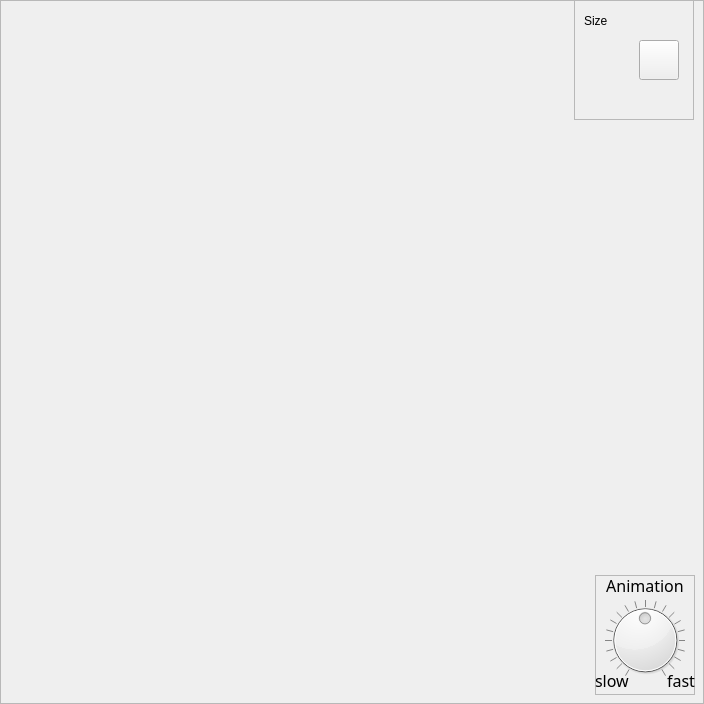
     <widget class="QFrame" name="frame_Board">
      <property name="sizePolicy">
       <sizepolicy hsizetype="Fixed" vsizetype="Fixed">
        <horstretch>0</horstretch>
        <verstretch>0</verstretch>
       </sizepolicy>
      </property>
      <property name="minimumSize">
       <size>
        <width>695</width>
        <height>695</height>
       </size>
      </property>
      <property name="frameShape">
       <enum>QFrame::StyledPanel</enum>
      </property>
      <property name="frameShadow">
       <enum>QFrame::Raised</enum>
      </property>
      <widget class="QLabel" name="label_Board">
       <property name="geometry">
        <rect>
         <x>10</x>
         <y>10</y>
         <width>675</width>
         <height>675</height>
        </rect>
       </property>
       <property name="sizePolicy">
        <sizepolicy hsizetype="Preferred" vsizetype="Preferred">
         <horstretch>0</horstretch>
         <verstretch>0</verstretch>
        </sizepolicy>
       </property>
       <property name="text">
        <string/>
       </property>
       <property name="pixmap">
        <pixmap resource="CantStop.qrc">:/Images/Small/Board.png</pixmap>
       </property>
       <property name="alignment">
        <set>Qt::AlignLeading|Qt::AlignLeft|Qt::AlignTop</set>
       </property>
      </widget>
      <widget class="QFrame" name="frame_BottomRight">
       <property name="geometry">
        <rect>
         <x>595</x>
         <y>575</y>
         <width>100</width>
         <height>120</height>
        </rect>
       </property>
       <property name="minimumSize">
        <size>
         <width>0</width>
         <height>0</height>
        </size>
       </property>
       <property name="maximumSize">
        <size>
         <width>16777215</width>
         <height>16777215</height>
        </size>
       </property>
       <property name="frameShape">
        <enum>QFrame::StyledPanel</enum>
       </property>
       <property name="frameShadow">
        <enum>QFrame::Raised</enum>
       </property>
       <widget class="QLabel" name="label_slow">
        <property name="geometry">
         <rect>
          <x>60</x>
          <y>95</y>
          <width>40</width>
          <height>20</height>
         </rect>
        </property>
        <property name="font">
         <font>
          <family>Bahnschrift</family>
          <pointsize>12</pointsize>
         </font>
        </property>
        <property name="text">
         <string>fast</string>
        </property>
        <property name="alignment">
         <set>Qt::AlignRight|Qt::AlignTrailing|Qt::AlignVCenter</set>
        </property>
       </widget>
       <widget class="QDial" name="dial_AnimationTime">
        <property name="geometry">
         <rect>
          <x>10</x>
          <y>25</y>
          <width>80</width>
          <height>80</height>
         </rect>
        </property>
        <property name="minimum">
         <number>0</number>
        </property>
        <property name="maximum">
         <number>20</number>
        </property>
        <property name="pageStep">
         <number>1</number>
        </property>
        <property name="value">
         <number>10</number>
        </property>
        <property name="invertedAppearance">
         <bool>true</bool>
        </property>
        <property name="invertedControls">
         <bool>true</bool>
        </property>
        <property name="notchesVisible">
         <bool>true</bool>
        </property>
       </widget>
       <widget class="QLabel" name="label_fast">
        <property name="geometry">
         <rect>
          <x>0</x>
          <y>95</y>
          <width>40</width>
          <height>20</height>
         </rect>
        </property>
        <property name="font">
         <font>
          <family>Bahnschrift</family>
          <pointsize>12</pointsize>
         </font>
        </property>
        <property name="text">
         <string>slow</string>
        </property>
       </widget>
       <widget class="QLabel" name="label_5">
        <property name="geometry">
         <rect>
          <x>0</x>
          <y>0</y>
          <width>100</width>
          <height>20</height>
         </rect>
        </property>
        <property name="font">
         <font>
          <family>Bahnschrift</family>
          <pointsize>12</pointsize>
         </font>
        </property>
        <property name="text">
         <string>Animation</string>
        </property>
        <property name="alignment">
         <set>Qt::AlignCenter</set>
        </property>
       </widget>
      </widget>
      <widget class="QFrame" name="frame_TopRight">
       <property name="geometry">
        <rect>
         <x>574</x>
         <y>0</y>
         <width>120</width>
         <height>120</height>
        </rect>
       </property>
       <property name="frameShape">
        <enum>QFrame::StyledPanel</enum>
       </property>
       <property name="frameShadow">
        <enum>QFrame::Raised</enum>
       </property>
       <widget class="QPushButton" name="pushButton_Sound">
        <property name="geometry">
         <rect>
          <x>65</x>
          <y>40</y>
          <width>40</width>
          <height>40</height>
         </rect>
        </property>
        <property name="autoFillBackground">
         <bool>false</bool>
        </property>
        <property name="text">
         <string/>
        </property>
        <property name="icon">
         <iconset resource="CantStop.qrc">
          <normaloff>:/Icons/Sound.png</normaloff>:/Icons/Sound.png</iconset>
        </property>
        <property name="iconSize">
         <size>
          <width>32</width>
          <height>32</height>
         </size>
        </property>
        <property name="checkable">
         <bool>false</bool>
        </property>
       </widget>
       <widget class="QLabel" name="label_Keyboard">
        <property name="geometry">
         <rect>
          <x>20</x>
          <y>40</y>
          <width>32</width>
          <height>24</height>
         </rect>
        </property>
        <property name="sizePolicy">
         <sizepolicy hsizetype="Preferred" vsizetype="Preferred">
          <horstretch>0</horstretch>
          <verstretch>0</verstretch>
         </sizepolicy>
        </property>
        <property name="font">
         <font>
          <family>Bahnschrift</family>
         </font>
        </property>
        <property name="toolTip">
         <string>&lt;!DOCTYPE HTML PUBLIC &quot;-//W3C//DTD HTML 4.0//EN&quot; &quot;http://www.w3.org/TR/REC-html40/strict.dtd&quot;&gt;
&lt;html&gt;&lt;head&gt;&lt;meta name=&quot;qrichtext&quot; content=&quot;1&quot; /&gt;&lt;style type=&quot;text/css&quot;&gt;
p, li { white-space: pre-wrap; }
&lt;/style&gt;&lt;/head&gt;&lt;body style=&quot; font-family:'Bahnschrift'; font-size:8pt; font-weight:400; font-style:normal;&quot;&gt;
&lt;p style=&quot; margin-top:12px; margin-bottom:12px; margin-left:0px; margin-right:0px; -qt-block-indent:0; text-indent:0px;&quot;&gt;&lt;span style=&quot; font-size:14pt; font-weight:600;&quot;&gt;Keyboard shortcuts&lt;/span&gt;&lt;/p&gt;
&lt;p style=&quot; margin-top:12px; margin-bottom:12px; margin-left:0px; margin-right:0px; -qt-block-indent:0; text-indent:0px;&quot;&gt;&lt;span style=&quot; font-size:12pt; font-weight:600;&quot;&gt;Space&lt;/span&gt;&lt;span style=&quot; font-size:12pt;&quot;&gt; / &lt;/span&gt;&lt;span style=&quot; font-size:12pt; font-weight:600;&quot;&gt;0&lt;/span&gt;&lt;span style=&quot; font-size:12pt;&quot;&gt;	Cast dice&lt;br /&gt;&lt;/span&gt;&lt;span style=&quot; font-size:12pt; font-weight:600;&quot;&gt;1&lt;/span&gt;&lt;span style=&quot; font-size:12pt;&quot;&gt; - &lt;/span&gt;&lt;span style=&quot; font-size:12pt; font-weight:600;&quot;&gt;9&lt;/span&gt;&lt;span style=&quot; font-size:12pt;&quot;&gt;	Make move 1 - 9&lt;br /&gt;&lt;/span&gt;&lt;span style=&quot; font-size:12pt; font-weight:600;&quot;&gt;Enter&lt;/span&gt;&lt;span style=&quot; font-size:12pt;&quot;&gt;	End turn&lt;/span&gt;&lt;/p&gt;
&lt;p style=&quot; margin-top:12px; margin-bottom:12px; margin-left:0px; margin-right:0px; -qt-block-indent:0; text-indent:0px;&quot;&gt;&lt;span style=&quot; font-size:12pt; font-weight:600;&quot;&gt;F1&lt;/span&gt;&lt;span style=&quot; font-size:12pt;&quot;&gt;	Show statistics&lt;br /&gt;&lt;/span&gt;&lt;span style=&quot; font-size:12pt; font-weight:600;&quot;&gt;F2&lt;/span&gt;&lt;span style=&quot; font-size:12pt;&quot;&gt;	Start new game&lt;br /&gt;&lt;/span&gt;&lt;span style=&quot; font-size:12pt; font-weight:600;&quot;&gt;F4&lt;/span&gt;&lt;span style=&quot; font-size:12pt;&quot;&gt;	Abort current game&lt;br /&gt;&lt;/span&gt;&lt;span style=&quot; font-size:12pt; font-weight:600;&quot;&gt;F5&lt;/span&gt;&lt;span style=&quot; font-size:12pt;&quot;&gt;	Refresh window&lt;/span&gt;&lt;/p&gt;
&lt;p style=&quot; margin-top:12px; margin-bottom:12px; margin-left:0px; margin-right:0px; -qt-block-indent:0; text-indent:0px;&quot;&gt;&lt;span style=&quot; font-size:12pt; font-weight:600;&quot;&gt;+&lt;/span&gt;&lt;span style=&quot; font-size:12pt;&quot;&gt;	Speed up animation&lt;br /&gt;&lt;/span&gt;&lt;span style=&quot; font-size:12pt; font-weight:600;&quot;&gt;-&lt;/span&gt;&lt;span style=&quot; font-size:12pt;&quot;&gt;	Slow down animation&lt;br /&gt;&lt;/span&gt;&lt;span style=&quot; font-size:12pt; font-weight:600;&quot;&gt;m&lt;/span&gt;&lt;span style=&quot; font-size:12pt;&quot;&gt;	Mute / unmute&lt;/span&gt;&lt;/p&gt;&lt;/body&gt;&lt;/html&gt;</string>
        </property>
        <property name="toolTipDuration">
         <number>0</number>
        </property>
        <property name="text">
         <string/>
        </property>
        <property name="pixmap">
         <pixmap resource="CantStop.qrc">:/Icons/keyboard-32.png</pixmap>
        </property>
       </widget>
       <widget class="QWidget" name="layoutWidget">
        <property name="geometry">
         <rect>
          <x>10</x>
          <y>10</y>
          <width>101</width>
          <height>21</height>
         </rect>
        </property>
        <layout class="QHBoxLayout" name="horizontalLayout_imageSize">
         <item>
          <widget class="QLabel" name="label_moveRule_2">
           <property name="sizePolicy">
            <sizepolicy hsizetype="Preferred" vsizetype="Preferred">
             <horstretch>0</horstretch>
             <verstretch>0</verstretch>
            </sizepolicy>
           </property>
           <property name="text">
            <string>Size</string>
           </property>
          </widget>
         </item>
        </layout>
       </widget>
      </widget>
     </widget>
